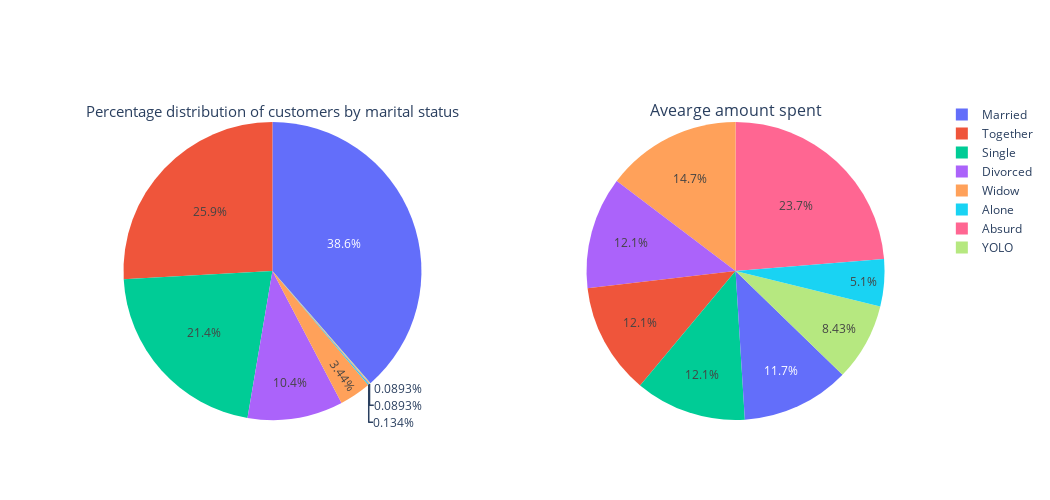

The notebook cell this image was saved under:
### Code cell
# Create subplots
fig = make_subplots(rows=1, cols=2, specs=[[{'type': 'domain'}, {'type': 'domain'}]])

# Pie chart for total number of customers
fig.add_trace(go.Pie(labels=amount_spent_marital_status.index, values=amount_spent_marital_status['size'], name="Total Customers",
                     title = 'Percentage distribution of customers by marital status', titlefont=dict(size=16)), row=1, col=1)

# Pie chart for average amount spent of customers
fig.add_trace(go.Pie(labels=amount_spent_marital_status.index, values=amount_spent_marital_status['mean'], name="Average Spend",
                     title = 'Avearge amount spent', titlefont=dict(size=16)), row=1, col=2)

fig.update_layout(width = 1050, height = 500)
fig.show()

### Figure 1 — Plotly figure (JSON) as saved in the notebook; plotly's stock layout.template omitted (floating-point values rounded to 4 significant figures)
{"data": [{"domain": {"x": [0, 0.45], "y": [0, 1]}, "labels": ["Absurd", "Alone", "Divorced", "Married", "Single", "Together", "Widow", "YOLO"], "name": "Total Customers", "title": {"font": {"size": 16}, "text": "Percentage distribution of customers by marital status"}, "type": "pie", "values": [2, 3, 232, 864, 480, 580, 77, 2]}, {"domain": {"x": [0.55, 1], "y": [0, 1]}, "labels": ["Absurd", "Alone", "Divorced", "Married", "Single", "Together", "Widow", "YOLO"], "name": "Average Spend", "title": {"font": {"size": 16}, "text": "Avearge amount spent"}, "type": "pie", "values": [1192.0, 256.7, 610.6, 590.8, 606.5, 608.4, 738.8, 424]}], "layout": {"height": 500, "width": 1050}}
